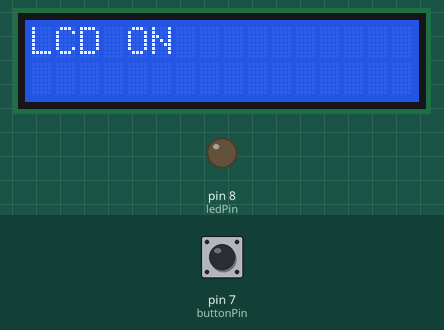
Bench run of a sketch on a simulated Arduino Uno, built with avr-gcc and run on an emulated ATmega328P. Parts: 16×2 character LCD, output pins drawn as LEDs (lit = HIGH). The inputs (shaded band) are chosen by the test bench; at power-on: pin 7 (buttonPin) LOW.

Above: at 1.2 s.
1.3 s: pin 7 (buttonPin) pulled HIGH for 0.15 s
At 2.5 s:
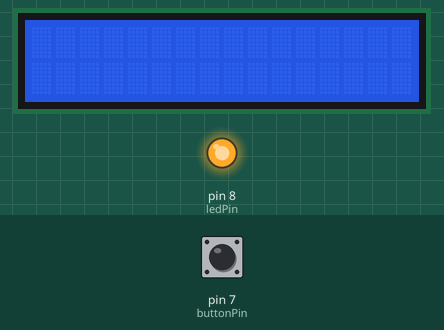
2.9 s: pin 7 (buttonPin) pulled HIGH for 1 s
At 3.8 s:
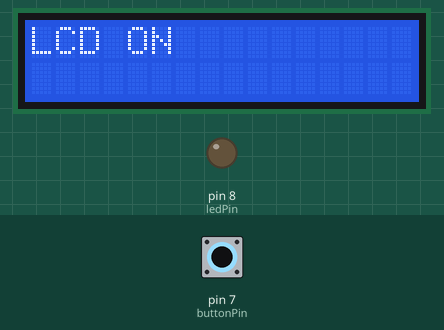
5.4 s: pin 7 (buttonPin) pulled HIGH for 3.2 s
At 6.8 s:
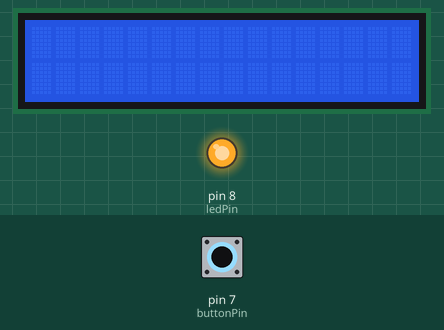
Timing chart, 0 to 8.4 s (numbered marks = the images above; inputs shaded):
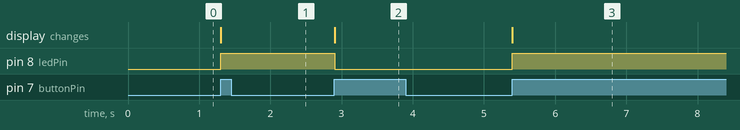

Measured:
- after the input at 1.3 s, pin 8 (ledPin): LOW → HIGH at once; the display: changes at once (image 1)
- after the input at 2.9 s, pin 8 (ledPin): HIGH → LOW at once; the display: changes at once (image 2)
- after the input at 5.4 s, pin 8 (ledPin): LOW → HIGH at once; the display: changes at once (image 3)

The sketch:

bai05.ino
```cpp
#include <LiquidCrystal.h>

LiquidCrystal lcd(12, 11, 5, 4, 3, 2);
int buttonPin = 7;
int ledPin = 8;
bool lcdOn = true;
bool lastButton = LOW;

void setup() {
  pinMode(buttonPin, INPUT);
  pinMode(ledPin, OUTPUT);
  lcd.begin(16, 2);
  lcd.print("LCD ON");
}

void loop() {
  bool buttonState = digitalRead(buttonPin);
  if (buttonState == HIGH && lastButton == LOW) {
    lcdOn = !lcdOn;
    if (lcdOn) {
      lcd.display();
      lcd.clear();
      lcd.print("LCD ON");
      digitalWrite(ledPin, LOW);
    } else {
      lcd.noDisplay();
      digitalWrite(ledPin, HIGH);
    }
  }
  lastButton = buttonState;
}
```
